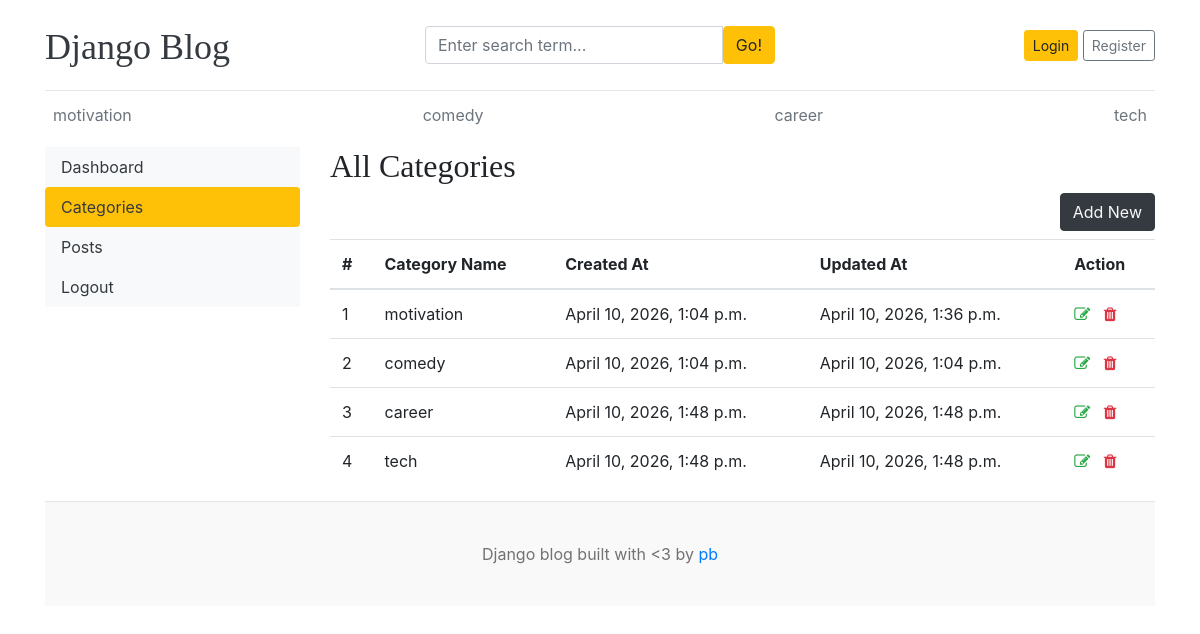
/dashboard/categories/, run on the app's committed database.
### blogs/models.py (models this page shows)
class Category(models.Model):
    category_name = models.CharField(max_length=50, unique=True)
    created_at = models.DateTimeField(auto_now_add=True)
    updated_at = models.DateTimeField(auto_now=True)
    class Meta:
        verbose_name_plural = 'categories'
    def __str__(self):
        return self.category_name

### dashboards/views.py (the view)
# urls.py: path('categories/', views.categories, name='categories'),
def categories(request):
    return render(request, 'dashboard/categories.html')

### blogs/context_processors.py (called while the page is built)
def get_categories(request):
    categories = Category.objects.all()
    return dict(categories=categories)

### templates/dashboard/categories.html (shortened to what this page needs)
{% extends 'base.html' %}
{% block content %}
<div class="row">
    {% include 'dashboard/sidebar.html' %}
    <div class="col-md-9">
        <h2>All Categories</h2>
        <a href="{% url 'add_category' %}" class="btn btn-dark text-light float-right mb-2">Add New</a>
        <table class="table table-hover">
            <thead>
              <tr>
                <th>#</th>
                <th>Category Name</th>
                <th>Created At</th>
                <th>Updated At</th>
                <th>Action</th>
              </tr>
            </thead>
            <tbody>
            {% for cat in categories %}
              <tr>
                <td>{{ forloop.counter }}</td>
                <td>{{ cat }}</td>
                <td>{{ cat.created_at }}</td>
                <td>{{ cat.updated_at }}</td>
                <td>
                    <a href="{% url 'edit_category' cat.id %}"><i class="fa fa-edit text-success"></i></a>
                    <a href="{% url 'delete_category' cat.id %}"><i class="fa fa-trash text-danger"></i></a>
                </td>
              </tr>
            {% endfor %}
            </tbody>
          </table>
    </div>
</div>
{% endblock %}

### templates/base.html (shortened to what this page needs)
{% load static %}
<!DOCTYPE html>
<html lang="en">
<head>
    <link href="https://getbootstrap.com/docs/4.0/dist/css/bootstrap.min.css" rel="stylesheet">
    <link href="{% static 'css/blog.css' %}" rel="stylesheet">
    <link rel="stylesheet" href="https://cdnjs.cloudflare.com/ajax/libs/font-awesome/4.7.0/css/font-awesome.min.css">
  </head>
<body>
    <div class="container">
      <header class="blog-header py-3">
        <div class="row flex-nowrap justify-content-between align-items-center">
          <div class="col-4 pt-1">
            <a class="blog-header-logo text-dark" href="/">Django Blog</a>
          </div>
          <div class="col-4">
            <form action="{% url 'search' %}" method="GET">
              <div class="input-group">
                <input class="form-control" type="text" name="keyword" value="{{ keyword }}" placeholder="Enter search term..." aria-label="Enter search term..." aria-describedby="button-search" />
                <button type="submit" class="btn btn-warning" id="button-search" type="button">Go!</button>
            </div>
            </form>
          </div>
          <div class="col-4 d-flex justify-content-end align-items-center">
            {% if not user.is_authenticated %}
            <a class="btn btn-sm btn-warning" href="{% url 'login' %}">Login</a> &nbsp;
            <a class="btn btn-sm btn-outline-secondary" href="{% url 'register' %}">Register</a>
            {% else %}
            <span><a href="{% url 'dashboard' %}">Dashboard</a></span>
            &emsp;
            <span><a href="{% url 'logout' %}">Logout</a></span>
            {% endif %}
          </div>
        </div>
      </header>
      <div class="nav-scroller py-1 mb-2">
        <nav class="nav d-flex justify-content-between">
          {% for cat in categories %}
          <a class="p-2 text-muted" href="{% url 'posts_by_category' cat.id %}">{{ cat.category_name }}</a>
          {% endfor %}
        </nav>
      </div>
{% block content %}
{% endblock %}
<footer class="blog-footer">
    <p>Django blog built with <3 by <a href="#">pb</a></p>
  </footer>
  </body>
  </html>

### blog_main/static/css/blog.css (style rules this page uses)
.blog-header { border-bottom: 1px solid #e5e5e5; }
.blog-header-logo { font-family: "Playfair Display", Georgia, "Times New Roman", serif; font-size: 2.25rem; }
h1, h2, h3, h4, h5, h6 { font-family: "Playfair Display", Georgia, "Times New Roman", serif; }
.blog-footer { padding: 2.5rem 0; color: #727272; text-align: center; background-color: #f9f9f9; border-top: .05rem solid #e5e5e5; }
.blog-footer p:last-child { margin-bottom: 0; }

### data on the page
Category: category_name "motivation", created_at "April 10, 2026, 1:04 p.m.", updated_at "April 10, 2026, 1:36 p.m."
Category: category_name "comedy", created_at "April 10, 2026, 1:04 p.m.", updated_at "April 10, 2026, 1:04 p.m."
Category: category_name "career", created_at "April 10, 2026, 1:48 p.m.", updated_at "April 10, 2026, 1:48 p.m."
Category: category_name "tech", created_at "April 10, 2026, 1:48 p.m.", updated_at "April 10, 2026, 1:48 p.m."
